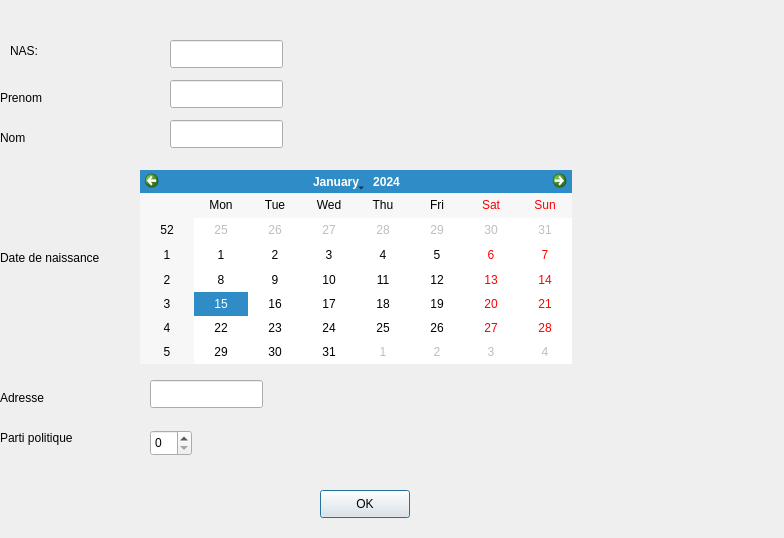
<?xml version="1.0" encoding="UTF-8"?>
<ui version="4.0">
 <class>AjoutCandidate</class>
 <widget class="QDialog" name="AjoutCandidate">
  <property name="geometry">
   <rect>
    <x>0</x>
    <y>0</y>
    <width>784</width>
    <height>538</height>
   </rect>
  </property>
  <property name="windowTitle">
   <string>AjoutCandidate</string>
  </property>
  <widget class="QLabel" name="label">
   <property name="geometry">
    <rect>
     <x>10</x>
     <y>40</y>
     <width>101</width>
     <height>21</height>
    </rect>
   </property>
   <property name="text">
    <string>NAS:</string>
   </property>
  </widget>
  <widget class="QLineEdit" name="nas">
   <property name="geometry">
    <rect>
     <x>170</x>
     <y>40</y>
     <width>113</width>
     <height>28</height>
    </rect>
   </property>
  </widget>
  <widget class="QLabel" name="label_2">
   <property name="geometry">
    <rect>
     <x>0</x>
     <y>90</y>
     <width>58</width>
     <height>16</height>
    </rect>
   </property>
   <property name="text">
    <string>Prenom</string>
   </property>
  </widget>
  <widget class="QLineEdit" name="prenom">
   <property name="geometry">
    <rect>
     <x>170</x>
     <y>80</y>
     <width>113</width>
     <height>28</height>
    </rect>
   </property>
  </widget>
  <widget class="QLabel" name="label_3">
   <property name="geometry">
    <rect>
     <x>0</x>
     <y>130</y>
     <width>58</width>
     <height>16</height>
    </rect>
   </property>
   <property name="text">
    <string>Nom</string>
   </property>
  </widget>
  <widget class="QLineEdit" name="nom">
   <property name="geometry">
    <rect>
     <x>170</x>
     <y>120</y>
     <width>113</width>
     <height>28</height>
    </rect>
   </property>
  </widget>
  <widget class="QLabel" name="label_4">
   <property name="geometry">
    <rect>
     <x>0</x>
     <y>250</y>
     <width>141</width>
     <height>16</height>
    </rect>
   </property>
   <property name="text">
    <string>Date de naissance</string>
   </property>
  </widget>
  <widget class="QCalendarWidget" name="date_de_naissance">
   <property name="geometry">
    <rect>
     <x>140</x>
     <y>170</y>
     <width>432</width>
     <height>194</height>
    </rect>
   </property>
  </widget>
  <widget class="QLabel" name="label_5">
   <property name="geometry">
    <rect>
     <x>0</x>
     <y>390</y>
     <width>58</width>
     <height>16</height>
    </rect>
   </property>
   <property name="text">
    <string>Adresse</string>
   </property>
  </widget>
  <widget class="QLineEdit" name="adresse">
   <property name="geometry">
    <rect>
     <x>150</x>
     <y>380</y>
     <width>113</width>
     <height>28</height>
    </rect>
   </property>
  </widget>
  <widget class="QLabel" name="label_6">
   <property name="geometry">
    <rect>
     <x>0</x>
     <y>430</y>
     <width>91</width>
     <height>16</height>
    </rect>
   </property>
   <property name="text">
    <string>Parti politique</string>
   </property>
  </widget>
  <widget class="QPushButton" name="ok">
   <property name="geometry">
    <rect>
     <x>320</x>
     <y>490</y>
     <width>90</width>
     <height>28</height>
    </rect>
   </property>
   <property name="text">
    <string>OK</string>
   </property>
  </widget>
  <widget class="QSpinBox" name="parti">
   <property name="geometry">
    <rect>
     <x>150</x>
     <y>430</y>
     <width>42</width>
     <height>26</height>
    </rect>
   </property>
  </widget>
 </widget>
 <resources/>
 <connections>
  <connection>
   <sender>ok</sender>
   <signal>clicked()</signal>
   <receiver>AjoutCandidate</receiver>
   <slot>validation()</slot>
   <hints>
    <hint type="sourcelabel">
     <x>364</x>
     <y>503</y>
    </hint>
    <hint type="destinationlabel">
     <x>391</x>
     <y>268</y>
    </hint>
   </hints>
  </connection>
 </connections>
 <slots>
  <slot>validation()</slot>
 </slots>
</ui>
